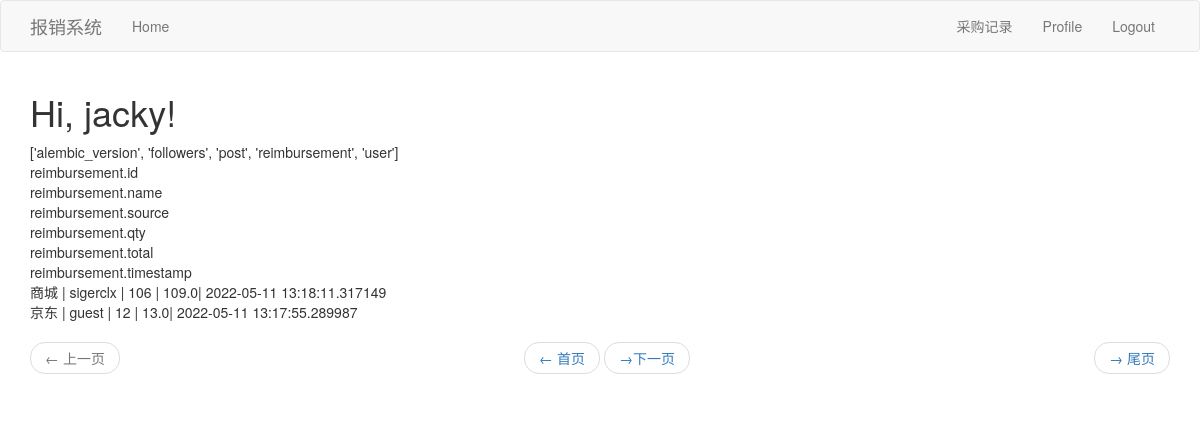
Before: /home/index (signed in) with the older database file.
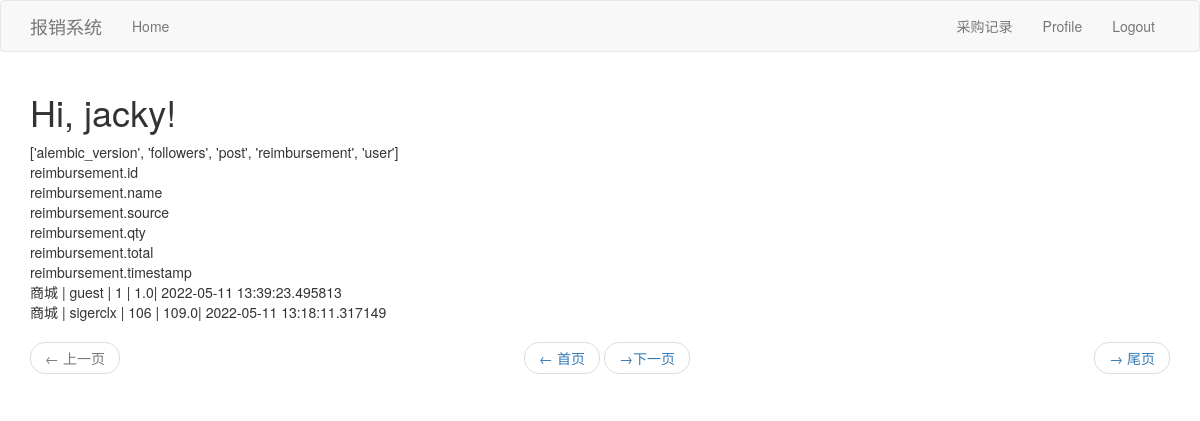
After: the same page with the newer database file.
### app/models.py (models this page shows, shortened)
class Reimbursement(db.Model):
    id = db.Column(db.Integer,primary_key=True,autoincrement=True)
    source = db.Column(db.String(10))
    name = db.Column(db.String(50))
    qty = db.Column(db.Integer)
    total = db.Column(db.Float)
    timestamp = db.Column(db.DateTime, index=True, default=datetime.utcnow)

### app/home/routes.py (the view)
@bp.route('/')
@bp.route('/index')
@login_required
def index():
    page = request.args.get('page', 1, type=int)
    reimbursements = Reimbursement.query.order_by(Reimbursement.timestamp.desc()).paginate(
        page, app.config['POSTS_PER_PAGE'], False)
    Allpages = math.ceil(int(reimbursements.total) /  app.config['POSTS_PER_PAGE'])
    first_url = url_for('home.index', baseDict=baseDict, page=1)
    next_url = url_for('home.index', baseDict=baseDict,page=reimbursements.next_num) \
        if reimbursements.has_next else None
    prev_url = url_for('home.index',baseDict=baseDict, page=reimbursements.prev_num) \
        if reimbursements.has_prev else None
    last_url = url_for('home.index', page=Allpages)
    return render_template('home/index.html', baseDict=baseDict, reimbursements=reimbursements.items,
                           first_url=first_url,next_url=next_url, prev_url=prev_url,last_url=last_url)

### app/home/routes.py (called while the page is built)
@bp.before_request
def before_request():
    if current_user.is_authenticated:
        current_user.last_seen = datetime.utcnow()
        db.session.commit()

### app/models.py (called while the page is built)
@login.user_loader
def load_user(id):
    return User.query.get(int(id))

### app/templates/home/index.html (shortened to what this page needs)
{% extends "base.html" %}
{% import 'bootstrap/wtf.html' as wtf %}
{% block app_content  %}
    <h1>Hi, {{ current_user.username }}!</h1>
    <div>{{ baseDict['tables'] }}</div>
    {% for field in baseDict['reimbursement'] %}
    <div>{{ field }}</div>
    {% endfor %}
    {% for reimbursement in reimbursements %}
    <div>{{ reimbursement.source }} | {{ reimbursement.name }} | {{ reimbursement.qty }} | {{ reimbursement.total }}| {{ reimbursement.timestamp }} </div>
    {% endfor %}
    <nav aria-label="...">
            <ul class="pager">
                <li class="previous{% if not prev_url %} disabled{% endif %}">
                    <a href="{{ prev_url or '#' }}">
                        <span aria-hidden="true">&larr;</span> 上一页
                    </a>
                </li>
                <li class="first{% if not first_url %} disabled{% endif %}">
                    <a href="{{ first_url or '#' }}">
                        <span aria-hidden="true">&larr;</span> 首页
                    </a>
                </li>
                <li class="next{% if not last_url %} disabled{% endif %}">
                    <a href="{{ last_url or '#' }}">
                        <span aria-hidden="true">&rarr;</span> 尾页
                    </a>
                </li>
                <li class="last{% if not next_url %} disabled{% endif %}">
                    <a href="{{ next_url or '#' }}">
                         <span aria-hidden="true">&rarr;</span>下一页
                    </a>
                </li>
            </ul>
        </nav>
{% endblock %}

Changed rows visible on the page:
no longer on this page (row unchanged): Reimbursement: source "京东", name "guest", qty "12", total "13.0", timestamp "2022-05-11 13:17:55.289987"
added Reimbursement: source "商城", name "guest", qty "1", total "1.0", timestamp "2022-05-11 13:39:23.495813"
